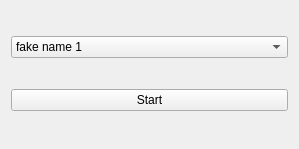
<?xml version="1.0" encoding="UTF-8"?>
<ui version="4.0">
 <class>Form</class>
 <widget class="QWidget" name="Form">
  <property name="geometry">
   <rect>
    <x>0</x>
    <y>0</y>
    <width>299</width>
    <height>149</height>
   </rect>
  </property>
  <property name="windowTitle">
   <string>Form</string>
  </property>
  <layout class="QVBoxLayout" name="verticalLayout">
   <item>
    <widget class="QComboBox" name="comboBox">
     <item>
      <property name="text">
       <string>fake name 1</string>
      </property>
     </item>
     <item>
      <property name="text">
       <string>ui/testTimerForm.ui</string>
      </property>
     </item>
     <item>
      <property name="text">
       <string>fake name 2</string>
      </property>
     </item>
    </widget>
   </item>
   <item>
    <widget class="QPushButton" name="pushButton">
     <property name="text">
      <string>Start</string>
     </property>
    </widget>
   </item>
  </layout>
 </widget>
 <resources/>
 <connections/>
</ui>
